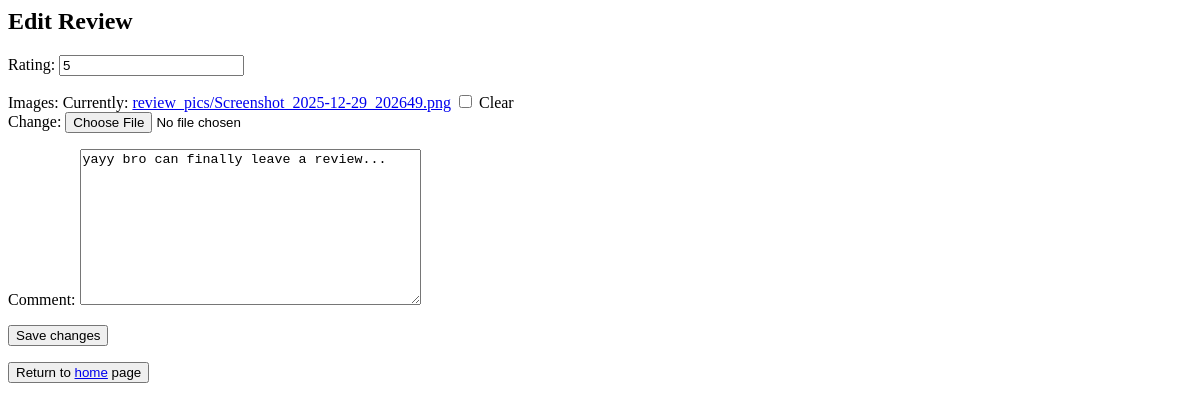
The app's page /users/reviews/1/edit/ (signed in), older data.
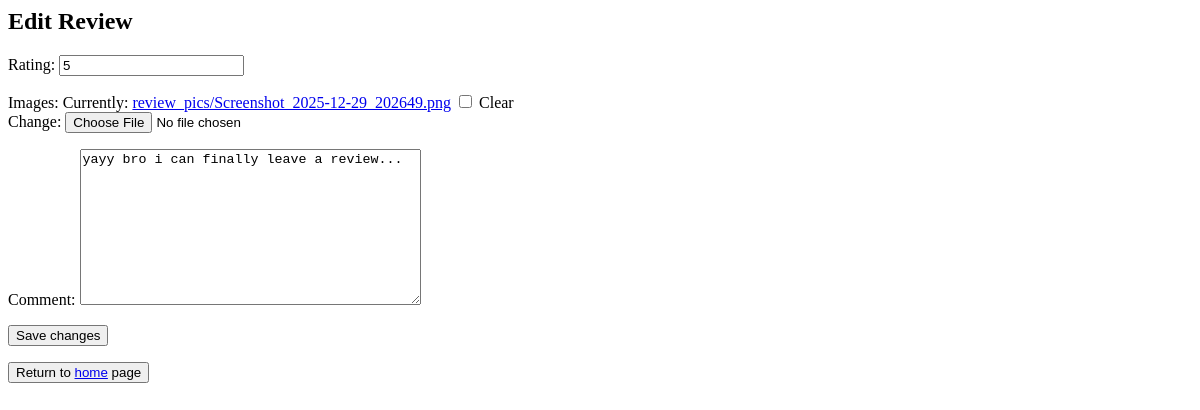
The same page, newer data.
### users/models.py (models this page shows, shortened)
class Review(models.Model):
    review_written = models.ForeignKey(Profile, on_delete=models.CASCADE, related_name='reviews_written')
    review_received = models.ForeignKey(Profile, on_delete=models.CASCADE, related_name='reviews_received')
    images = models.ImageField(upload_to='review_pics/', blank=True, null=True)
    rating = models.IntegerField(validators=[
        MinValueValidator(1),
        MaxValueValidator(5),
    ])
    comment = models.TextField(blank=True)
    created_at = models.DateTimeField(auto_now_add=True)
    class Meta:
        constraints = [
            models.UniqueConstraint(
                fields=['review_received', 'review_written'],
                name='one_review_per_user_per_profile'
            )
        ]

### users/views.py (the view)
# urls.py: path('reviews/<int:review_id>/edit/', views.review_edit, name='review_edit'),
@login_required
def review_edit(request, review_id):
    review = get_object_or_404(Review, id=review_id)
    if review.review_received != request.user.profile:
        return redirect('profile_detail', profile_id=review.review_written.id)
    if request.method =='POST':
        form = UserReviewsForm(request.POST, request.FILES, instance=review)
        if form.is_valid():
            form.save()
            return redirect('profile_detail', profile_id=review.review_written.id)
    else:
        form = UserReviewsForm(instance=review)
    return render(request, 'users/review_edit.html', {'form': form, 'review': review})

### job_board/forms.py (shortened to what this page needs)
class UserReviewsForm(forms.ModelForm):
    class Meta:
        model = Review
        fields = [
            'rating',
            'images',
            'comment',
        ]

### users/templates/users/review_edit.html (shortened to what this page needs)
<h2>Edit Review</h2>
<form method="post" enctype="multipart/form-data">
    {{ form.as_p }}
    <button type="submit">Save changes</button>
</form>
<button>Return to <a href='/'>home</a> page</button>

Row changes from the older to the newer data that the page shows:
changed Review: comment "yayy bro can finally leave a review..." → "yayy bro i can finally leave a review..."
